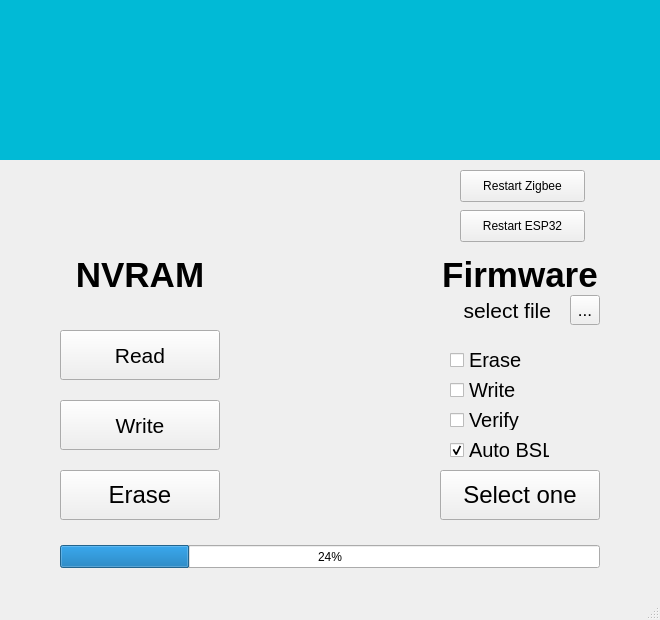
<?xml version="1.0" encoding="UTF-8"?>
<ui version="4.0">
 <class>MainWindow</class>
 <widget class="QMainWindow" name="MainWindow">
  <property name="enabled">
   <bool>true</bool>
  </property>
  <property name="geometry">
   <rect>
    <x>0</x>
    <y>0</y>
    <width>660</width>
    <height>620</height>
   </rect>
  </property>
  <property name="minimumSize">
   <size>
    <width>660</width>
    <height>620</height>
   </size>
  </property>
  <property name="maximumSize">
   <size>
    <width>660</width>
    <height>620</height>
   </size>
  </property>
  <property name="font">
   <font>
    <family>Arial</family>
   </font>
  </property>
  <property name="windowTitle">
   <string>ZigStar GW Multi tool</string>
  </property>
  <property name="windowIcon">
   <iconset resource="resources.qrc">
    <normaloff>:/ui/images/zigstar_tr_gl.ico</normaloff>:/ui/images/zigstar_tr_gl.ico</iconset>
  </property>
  <property name="styleSheet">
   <string notr="true"/>
  </property>
  <widget class="QWidget" name="centralwidget">
   <property name="styleSheet">
    <string notr="true"/>
   </property>
   <widget class="QLabel" name="label_nv">
    <property name="geometry">
     <rect>
      <x>60</x>
      <y>260</y>
      <width>160</width>
      <height>30</height>
     </rect>
    </property>
    <property name="font">
     <font>
      <family>Arial</family>
      <pointsize>26</pointsize>
      <weight>75</weight>
      <bold>true</bold>
     </font>
    </property>
    <property name="text">
     <string>NVRAM</string>
    </property>
    <property name="alignment">
     <set>Qt::AlignCenter</set>
    </property>
   </widget>
   <widget class="QProgressBar" name="progressBar">
    <property name="geometry">
     <rect>
      <x>60</x>
      <y>545</y>
      <width>540</width>
      <height>23</height>
     </rect>
    </property>
    <property name="font">
     <font>
      <family>Arial</family>
     </font>
    </property>
    <property name="value">
     <number>24</number>
    </property>
   </widget>
   <widget class="QToolButton" name="toolButton">
    <property name="geometry">
     <rect>
      <x>570</x>
      <y>295</y>
      <width>30</width>
      <height>30</height>
     </rect>
    </property>
    <property name="font">
     <font>
      <family>Arial</family>
      <pointsize>13</pointsize>
     </font>
    </property>
    <property name="text">
     <string>...</string>
    </property>
    <property name="icon">
     <iconset theme="SP_ComputerIcon">
      <normaloff>.</normaloff>.</iconset>
    </property>
   </widget>
   <widget class="QLabel" name="label_logo">
    <property name="enabled">
     <bool>true</bool>
    </property>
    <property name="geometry">
     <rect>
      <x>260</x>
      <y>10</y>
      <width>140</width>
      <height>140</height>
     </rect>
    </property>
    <property name="font">
     <font>
      <family>Arial</family>
     </font>
    </property>
    <property name="styleSheet">
     <string notr="true"/>
    </property>
    <property name="text">
     <string/>
    </property>
    <property name="pixmap">
     <pixmap resource="resources.qrc">:/ui/images/zigstar.png</pixmap>
    </property>
    <property name="scaledContents">
     <bool>true</bool>
    </property>
   </widget>
   <widget class="QPushButton" name="pushButton_nv_read">
    <property name="geometry">
     <rect>
      <x>60</x>
      <y>330</y>
      <width>160</width>
      <height>50</height>
     </rect>
    </property>
    <property name="font">
     <font>
      <family>Arial</family>
      <pointsize>16</pointsize>
     </font>
    </property>
    <property name="text">
     <string>Read</string>
    </property>
   </widget>
   <widget class="QCheckBox" name="checkBox_fw_verify">
    <property name="geometry">
     <rect>
      <x>450</x>
      <y>410</y>
      <width>80</width>
      <height>20</height>
     </rect>
    </property>
    <property name="font">
     <font>
      <family>Arial</family>
      <pointsize>15</pointsize>
     </font>
    </property>
    <property name="text">
     <string>Verify</string>
    </property>
   </widget>
   <widget class="QPushButton" name="pushButton_fw_run">
    <property name="geometry">
     <rect>
      <x>440</x>
      <y>470</y>
      <width>160</width>
      <height>50</height>
     </rect>
    </property>
    <property name="font">
     <font>
      <family>Arial</family>
      <pointsize>18</pointsize>
     </font>
    </property>
    <property name="text">
     <string>Select one</string>
    </property>
   </widget>
   <widget class="QPushButton" name="pushButton_nv_write">
    <property name="geometry">
     <rect>
      <x>60</x>
      <y>400</y>
      <width>160</width>
      <height>50</height>
     </rect>
    </property>
    <property name="font">
     <font>
      <family>Arial</family>
      <pointsize>16</pointsize>
     </font>
    </property>
    <property name="text">
     <string>Write</string>
    </property>
   </widget>
   <widget class="QPushButton" name="pushButton_nv_erase">
    <property name="geometry">
     <rect>
      <x>60</x>
      <y>470</y>
      <width>160</width>
      <height>50</height>
     </rect>
    </property>
    <property name="font">
     <font>
      <family>Arial</family>
      <pointsize>18</pointsize>
     </font>
    </property>
    <property name="text">
     <string>Erase</string>
    </property>
   </widget>
   <widget class="QLabel" name="label_fw">
    <property name="geometry">
     <rect>
      <x>440</x>
      <y>260</y>
      <width>160</width>
      <height>30</height>
     </rect>
    </property>
    <property name="font">
     <font>
      <family>Arial</family>
      <pointsize>26</pointsize>
      <weight>75</weight>
      <bold>true</bold>
     </font>
    </property>
    <property name="text">
     <string>Firmware</string>
    </property>
    <property name="alignment">
     <set>Qt::AlignCenter</set>
    </property>
   </widget>
   <widget class="QCheckBox" name="checkBox_fw_erase">
    <property name="geometry">
     <rect>
      <x>450</x>
      <y>350</y>
      <width>80</width>
      <height>20</height>
     </rect>
    </property>
    <property name="font">
     <font>
      <family>Arial</family>
      <pointsize>15</pointsize>
     </font>
    </property>
    <property name="text">
     <string>Erase</string>
    </property>
   </widget>
   <widget class="QLabel" name="file_name">
    <property name="geometry">
     <rect>
      <x>80</x>
      <y>295</y>
      <width>471</width>
      <height>30</height>
     </rect>
    </property>
    <property name="font">
     <font>
      <family>Arial</family>
      <pointsize>16</pointsize>
      <weight>50</weight>
      <bold>false</bold>
     </font>
    </property>
    <property name="text">
     <string>select file</string>
    </property>
    <property name="alignment">
     <set>Qt::AlignRight|Qt::AlignTrailing|Qt::AlignVCenter</set>
    </property>
   </widget>
   <widget class="QPushButton" name="pushButton_rst_esp">
    <property name="geometry">
     <rect>
      <x>460</x>
      <y>210</y>
      <width>125</width>
      <height>32</height>
     </rect>
    </property>
    <property name="text">
     <string>Restart ESP32</string>
    </property>
   </widget>
   <widget class="QPushButton" name="pushButton_rst_zigbee">
    <property name="geometry">
     <rect>
      <x>460</x>
      <y>170</y>
      <width>125</width>
      <height>32</height>
     </rect>
    </property>
    <property name="text">
     <string>Restart Zigbee</string>
    </property>
   </widget>
   <widget class="QCheckBox" name="checkBox_fw_write">
    <property name="geometry">
     <rect>
      <x>450</x>
      <y>380</y>
      <width>80</width>
      <height>20</height>
     </rect>
    </property>
    <property name="font">
     <font>
      <family>Arial</family>
      <pointsize>15</pointsize>
     </font>
    </property>
    <property name="text">
     <string>Write</string>
    </property>
   </widget>
   <widget class="QLabel" name="label_top_bg">
    <property name="geometry">
     <rect>
      <x>0</x>
      <y>0</y>
      <width>660</width>
      <height>160</height>
     </rect>
    </property>
    <property name="font">
     <font>
      <family>Arial</family>
     </font>
    </property>
    <property name="styleSheet">
     <string notr="true">background-color: rgb(1, 186, 214);
color: rgb(255, 255, 255);</string>
    </property>
    <property name="text">
     <string/>
    </property>
    <property name="scaledContents">
     <bool>true</bool>
    </property>
   </widget>
   <widget class="QPushButton" name="pushButton_update">
    <property name="geometry">
     <rect>
      <x>70</x>
      <y>192</y>
      <width>32</width>
      <height>32</height>
     </rect>
    </property>
    <property name="sizePolicy">
     <sizepolicy hsizetype="Fixed" vsizetype="Fixed">
      <horstretch>0</horstretch>
      <verstretch>0</verstretch>
     </sizepolicy>
    </property>
    <property name="text">
     <string/>
    </property>
    <property name="icon">
     <iconset resource="resources.qrc">
      <normaloff>:/ui/images/update-icon.png</normaloff>:/ui/images/update-icon.png</iconset>
    </property>
    <property name="iconSize">
     <size>
      <width>32</width>
      <height>32</height>
     </size>
    </property>
    <property name="flat">
     <bool>true</bool>
    </property>
   </widget>
   <widget class="QCheckBox" name="checkBox_bsl">
    <property name="geometry">
     <rect>
      <x>450</x>
      <y>440</y>
      <width>100</width>
      <height>20</height>
     </rect>
    </property>
    <property name="font">
     <font>
      <family>Arial</family>
      <pointsize>15</pointsize>
     </font>
    </property>
    <property name="text">
     <string>Auto BSL</string>
    </property>
    <property name="checked">
     <bool>true</bool>
    </property>
   </widget>
   <zorder>label_top_bg</zorder>
   <zorder>label_nv</zorder>
   <zorder>progressBar</zorder>
   <zorder>toolButton</zorder>
   <zorder>label_logo</zorder>
   <zorder>pushButton_nv_read</zorder>
   <zorder>checkBox_fw_verify</zorder>
   <zorder>pushButton_fw_run</zorder>
   <zorder>pushButton_nv_write</zorder>
   <zorder>pushButton_nv_erase</zorder>
   <zorder>label_fw</zorder>
   <zorder>checkBox_fw_erase</zorder>
   <zorder>file_name</zorder>
   <zorder>pushButton_rst_esp</zorder>
   <zorder>pushButton_rst_zigbee</zorder>
   <zorder>checkBox_fw_write</zorder>
   <zorder>pushButton_update</zorder>
   <zorder>checkBox_bsl</zorder>
  </widget>
  <widget class="QStatusBar" name="statusbar">
   <property name="styleSheet">
    <string notr="true"/>
   </property>
  </widget>
 </widget>
 <tabstops>
  <tabstop>pushButton_rst_zigbee</tabstop>
  <tabstop>pushButton_rst_esp</tabstop>
  <tabstop>pushButton_nv_read</tabstop>
  <tabstop>pushButton_nv_write</tabstop>
  <tabstop>pushButton_nv_erase</tabstop>
  <tabstop>toolButton</tabstop>
  <tabstop>checkBox_fw_erase</tabstop>
  <tabstop>checkBox_fw_write</tabstop>
  <tabstop>checkBox_fw_verify</tabstop>
  <tabstop>pushButton_fw_run</tabstop>
 </tabstops>
 <resources>
  <include location="resources.qrc"/>
 </resources>
 <connections/>
</ui>
